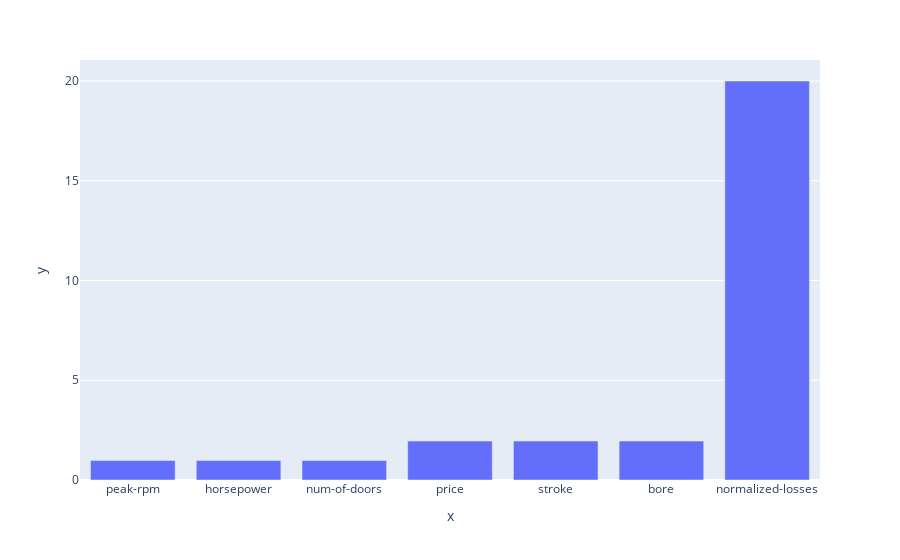

Notebook code cell kept with this figure:
### Code cell
fig = px.bar(x=percent_nan.index , y=percent_nan)
fig.show()

### Figure 1 — Plotly figure (JSON) as saved in the notebook; plotly's stock layout.template omitted (floating-point values rounded to 4 significant figures)
{"data": [{"alignmentgroup": "True", "hovertemplate": "x=%{x}<br>y=%{y}<extra></extra>", "legendgroup": "", "marker": {"color": "#636efa", "pattern": {"shape": ""}}, "name": "", "offsetgroup": "", "orientation": "v", "showlegend": false, "textposition": "auto", "type": "bar", "x": ["peak-rpm", "horsepower", "num-of-doors", "price", "stroke", "bore", "normalized-losses"], "xaxis": "x", "y": [0.9756, 0.9756, 0.9756, 1.951, 1.951, 1.951, 20], "yaxis": "y"}], "layout": {"autosize": true, "barmode": "relative", "legend": {"tracegroupgap": 0}, "margin": {"t": 60}, "xaxis": {"anchor": "y", "autorange": true, "domain": [0, 1], "range": [-0.5, 6.5], "title": {"text": "x"}, "type": "category"}, "yaxis": {"anchor": "x", "autorange": true, "domain": [0, 1], "range": [0, 21.05], "title": {"text": "y"}, "type": "linear"}}}
